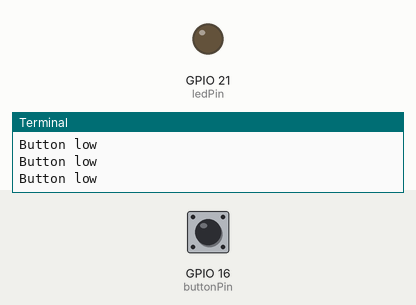
Bench run of a program on a simulated Raspberry Pi (BCM pin numbers). Parts: output pins drawn as LEDs (lit = HIGH), the last lines printed to the terminal. The test bench sets the inputs (shaded band); at power-on: GPIO 16 (buttonPin) LOW. The clock reads 2024-03-15 10:24:30 at power-on unless the program sets it; threads take turns every 2 ms.

Above: at 1.2 s.
1.3 s: GPIO 16 (buttonPin) pulled HIGH for 0.15 s
At 1.4 s:
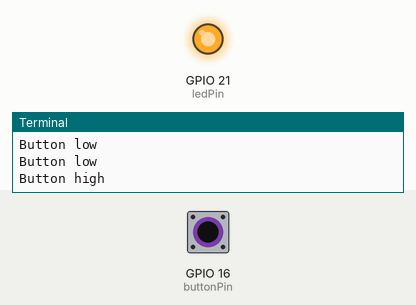
3.0 s: GPIO 16 (buttonPin) pulled HIGH for 3.2 s
At 7.6 s:
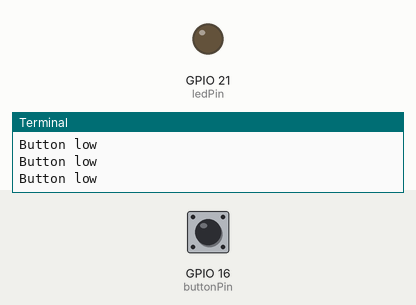
Timing chart, 0 to 9.1 s (numbered marks = the images above; inputs shaded):
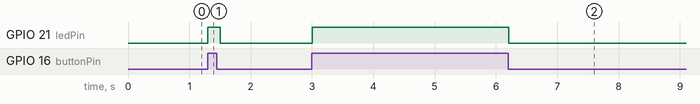

Measured:
- after the input at 1.3 s, GPIO 21 (ledPin): LOW → HIGH at once, → LOW 0.20 s later
- after the input at 3.0 s, GPIO 21 (ledPin): LOW → HIGH at once, → LOW 3.2 s later

The program:

program.py
```python
import numpy as np
import time
import threading
import RPi.GPIO as GPIO


ledPin=21
buttonPin=16

GPIO.setmode(GPIO.BCM)
GPIO.setup(ledPin, GPIO.OUT)
GPIO.setup(buttonPin, GPIO.IN, pull_up_down=GPIO.PUD_DOWN)

def time_interrupt():
    print(time.ctime())
    threading.Timer(10, time_interrupt).start()


time_interrupt()
try:
    while(1):
        button_state = GPIO.input(buttonPin)
        if button_state == GPIO.HIGH:
            print("Button high")
            GPIO.output(ledPin, GPIO.HIGH)
        else:
            print("Button low")
            GPIO.output(ledPin, GPIO.LOW)
        time.sleep(0.1)
except:
    GPIO.cleanup()
```
